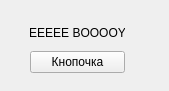
<?xml version="1.0" encoding="UTF-8"?>
<ui version="4.0">
 <class>MyForm</class>
 <widget class="QWidget" name="MyForm">
  <property name="geometry">
   <rect>
    <x>0</x>
    <y>0</y>
    <width>169</width>
    <height>91</height>
   </rect>
  </property>
  <property name="windowTitle">
   <string>EEEEBOY</string>
  </property>
  <widget class="QWidget" name="">
   <property name="geometry">
    <rect>
     <x>30</x>
     <y>20</y>
     <width>95</width>
     <height>53</height>
    </rect>
   </property>
   <layout class="QVBoxLayout" name="verticalLayout">
    <item>
     <widget class="QLabel" name="label">
      <property name="minimumSize">
       <size>
        <width>55</width>
        <height>0</height>
       </size>
      </property>
      <property name="text">
       <string>EEEEE BOOOOY</string>
      </property>
      <property name="alignment">
       <set>Qt::AlignCenter</set>
      </property>
     </widget>
    </item>
    <item>
     <widget class="QPushButton" name="btnQuit">
      <property name="minimumSize">
       <size>
        <width>93</width>
        <height>0</height>
       </size>
      </property>
      <property name="text">
       <string>Кнопочка</string>
      </property>
     </widget>
    </item>
   </layout>
  </widget>
 </widget>
 <resources/>
 <connections/>
</ui>
